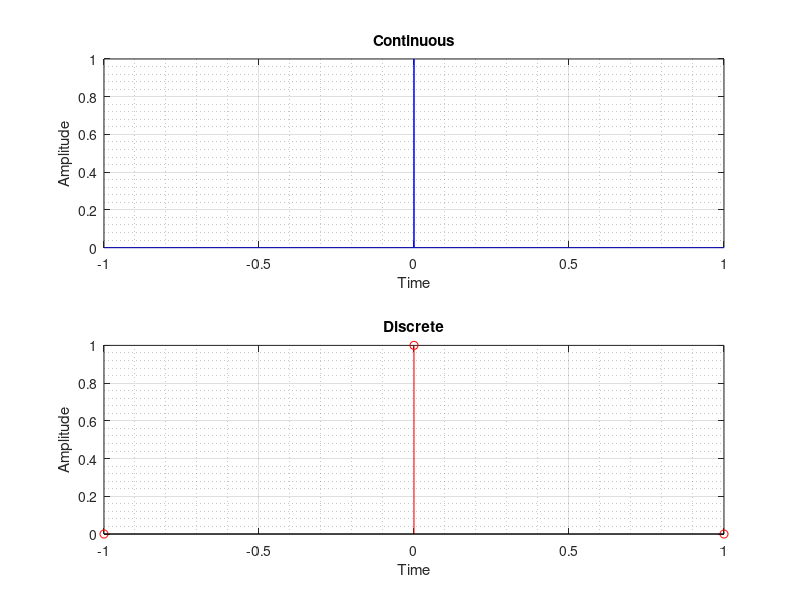

The MATLAB script that drew this image:
% Program to generate signal of unit impulse function / Delta Dirac Function
clc; clear all;

% DELTA DIRAC FUNCTION / UNIT IMPULSE FUNCTION - (infinite for 0, 0 elsewhere)
%   delta[x] = infinity     x = 0
%            = 0            x < 0 & x > 0
% also constrained to satisfy 
% integration minus-infinity to plus-infinity delta(x).dx = 1

x = -1:0.0001:1;
f = zeros(size(x));
f(x == 0) = 1;

figure('Name','Unit Impulse','NumberTitle','off','Color','w')
subplot(2,1,1);
plot(x,f,'b'),grid on, grid minor
title('Continuous')
xlabel('Time')
ylabel('Amplitude')

y = -1:1;
fn = [0, 1, 0];
subplot(2,1,2);
stem(y,fn,'r'),grid on, grid minor
title('Discrete')
xlabel('Time')
ylabel('Amplitude')

print('-clipboard','-dbitmap')

% << + >>
% Introduced by the physicist PAUL DIRAC for modelling the density of an
% idealized point mass or point charge, as a function that is equal to zero
% everywhere except for zero and whose integral over the entire real line
% is equal to 1.